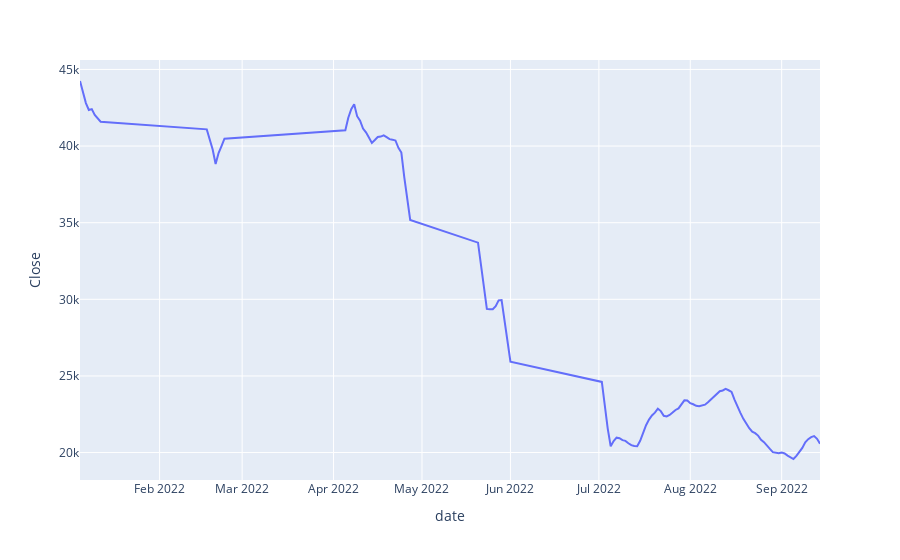

This figure's notebook cell:
### Code cell
start_date = date(2022,1,1)
dt_breaks = [single_date for single_date in (start_date + timedelta(n) for n in range(365)) if single_date.strftime('%Y-%m-%d') not in df['date'].values.tolist()]
fig.update_xaxes(
rangebreaks=[dict(values=dt_breaks)] # hide dates with no values
)
